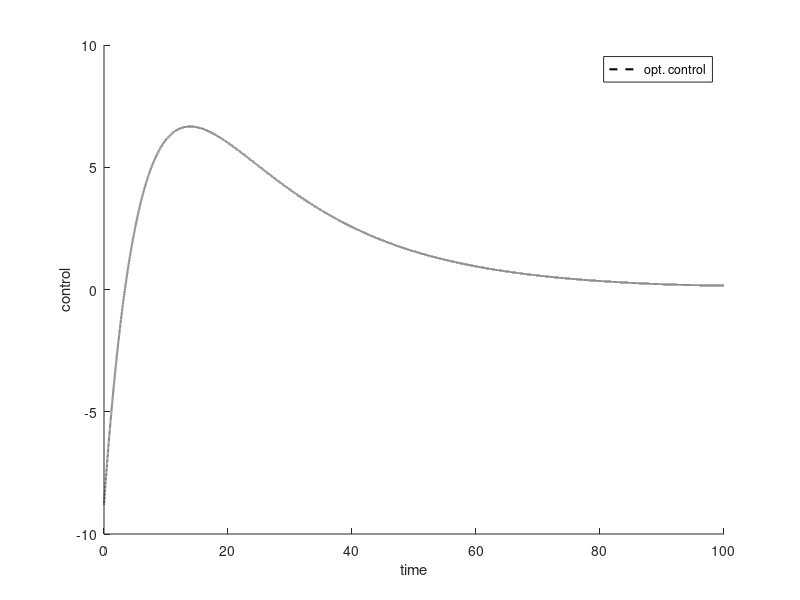
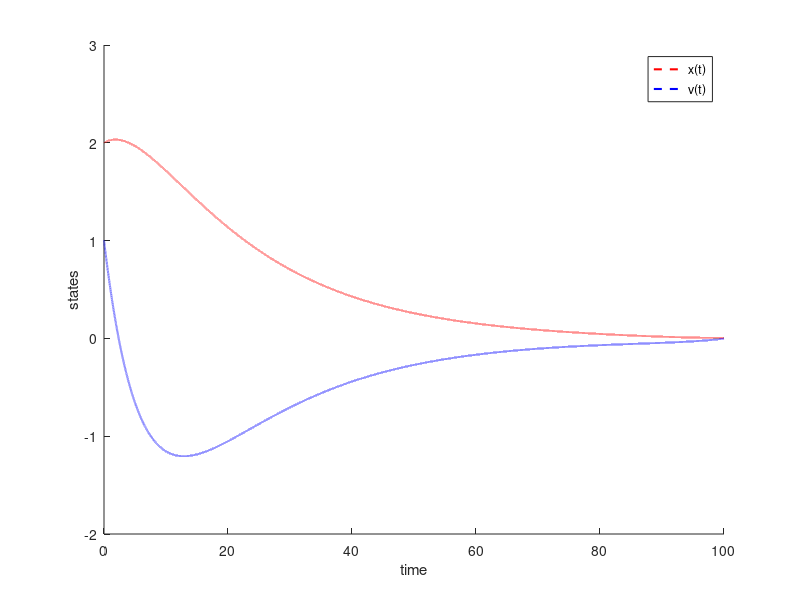

The MATLAB script that drew these images, in order:
%Author: Geronimo Macias
%last updated on: 10/20/2020
%%% solves an example in a cont. Finite Time Horizon %%%


clc;clear all;close all;
% continous time finite horizon LQR problem 
t_f = 100; % final time 
dt = 0.001; % resolution
P_N= 100*eye(2); % (or P_f) boundary condition (???)
%--------------------------------------------------------------------------
% example 3.10-1 from Optimal Control Theory an Intro by Donald E. Kirk
Q = .25*eye(2);
R = 0.05;
A = [-0.0026 0.0539;-0.1078 0.1591];
B = [0.0013;0.0539];
%--------------------------------------------------------------------------
N = t_f/dt+1; % number of iterations
%--------------------------------------------------------------------------
t_dis = 0:dt:t_f; % forwards in time
t_res = t_f:-dt:0; % backwards in time
%--------------------------------------------------------------------------
% calculating P_all_res (backwards in time)
P_all_res(:,length(t_res))= P_N(:); 
% we start at the final time and move to the intial time 
% in this case we assign P_N to be the first entry in the series of P
% matrices to follow 
for i = N:-1:2
    % reshape turns the size of the P_all_res matrix from 4x1 to 2x2 (size
    % of A)
    P =reshape(P_all_res(:,i),size(A));
    % calculating value of dPdt at a specific time instant
    dPdt = -(A.'*P + P*A - P*B*inv(R)*B.'*P + Q); 
    % employing euler method 
    P = P - dt*(dPdt);
    % assign P matrix size 4x1 into P_all_res()
    P_all_res(:,i-1)= P(:);
   
end
P_all_res = P_all_res'; % change dim. from 4x1 to 1x4
%--------------------------------------------------------------------------
% applying initial condition and calculating optimal control law (forwards
% in time)
X0=[2;1]; 
X_eul(:,1) = X0;
for i = 2:N
    P_eul = reshape(P_all_res(i-1,:),size(A));
    U_eul(:,i-1) = -inv(R)*B'*P_eul*X_eul(:,i-1);
    X_eul(:,i) = X_eul(:,i-1) + dt* (A*X_eul(:,i-1) + B*U_eul(:,i-1) );  
end
%--------------------------------------------------------------------------
figure(1);
hold on
plot(t_dis(1:end-1),U_eul,'--k','LineWidth',1.5)
ylabel('control')
xlabel('time')
legend('opt. control')

figure(2);
hold on
plot(t_dis,X_eul(1,:),'--r','LineWidth',1.5)
plot(t_dis,X_eul(2,:),'--b','LineWidth',1.5)
ylabel('states')
xlabel('time')
legend('x(t)','v(t)')